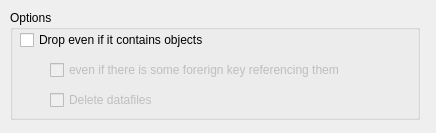
<ui version="4.0" >
 <class>toDropTablespaceUI</class>
 <widget class="QWidget" name="toDropTablespaceUI" >
  <property name="geometry" >
   <rect>
    <x>0</x>
    <y>0</y>
    <width>436</width>
    <height>133</height>
   </rect>
  </property>
  <property name="windowTitle" >
   <string>Form1</string>
  </property>
  <widget class="QGroupBox" name="buttonGroup3" >
   <property name="geometry" >
    <rect>
     <x>10</x>
     <y>10</y>
     <width>410</width>
     <height>110</height>
    </rect>
   </property>
   <property name="title" >
    <string>Options</string>
   </property>
   <widget class="QCheckBox" name="CascadeCheck" >
    <property name="enabled" >
     <bool>false</bool>
    </property>
    <property name="geometry" >
     <rect>
      <x>40</x>
      <y>50</y>
      <width>340</width>
      <height>20</height>
     </rect>
    </property>
    <property name="text" >
     <string>even if there is some forerign key referencing them</string>
    </property>
   </widget>
   <widget class="QCheckBox" name="dataFileCheck" >
    <property name="enabled" >
     <bool>false</bool>
    </property>
    <property name="geometry" >
     <rect>
      <x>40</x>
      <y>80</y>
      <width>150</width>
      <height>20</height>
     </rect>
    </property>
    <property name="text" >
     <string>Delete datafiles</string>
    </property>
   </widget>
   <widget class="QCheckBox" name="IncludingObjectsCheck" >
    <property name="geometry" >
     <rect>
      <x>10</x>
      <y>20</y>
      <width>220</width>
      <height>20</height>
     </rect>
    </property>
    <property name="text" >
     <string>Drop even if it contains objects</string>
    </property>
    <property name="checked" >
     <bool>false</bool>
    </property>
   </widget>
  </widget>
 </widget>
 <layoutdefault spacing="6" margin="11" />
 <resources/>
 <connections>
  <connection>
   <sender>IncludingObjectsCheck</sender>
   <signal>toggled(bool)</signal>
   <receiver>CascadeCheck</receiver>
   <slot>setEnabled(bool)</slot>
   <hints>
    <hint type="sourcelabel" >
     <x>20</x>
     <y>20</y>
    </hint>
    <hint type="destinationlabel" >
     <x>20</x>
     <y>20</y>
    </hint>
   </hints>
  </connection>
  <connection>
   <sender>IncludingObjectsCheck</sender>
   <signal>toggled(bool)</signal>
   <receiver>dataFileCheck</receiver>
   <slot>setEnabled(bool)</slot>
   <hints>
    <hint type="sourcelabel" >
     <x>20</x>
     <y>20</y>
    </hint>
    <hint type="destinationlabel" >
     <x>20</x>
     <y>20</y>
    </hint>
   </hints>
  </connection>
 </connections>
</ui>
